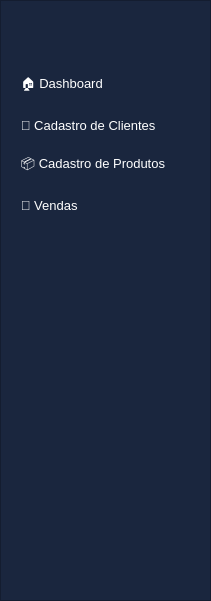
  <widget class="QFrame" name="menu_lateral">
   <property name="geometry">
    <rect>
     <x>0</x>
     <y>0</y>
     <width>211</width>
     <height>601</height>
    </rect>
   </property>
   <property name="styleSheet">
    <string notr="true">background-color:#1A263E;</string>
   </property>
   <property name="frameShape">
    <enum>QFrame::StyledPanel</enum>
   </property>
   <property name="frameShadow">
    <enum>QFrame::Raised</enum>
   </property>
   <widget class="QPushButton" name="cadastro_cliente">
    <property name="geometry">
     <rect>
      <x>0</x>
      <y>110</y>
      <width>211</width>
      <height>31</height>
     </rect>
    </property>
    <property name="font">
     <font>
      <pointsize>10</pointsize>
     </font>
    </property>
    <property name="cursor">
     <cursorShape>PointingHandCursor</cursorShape>
    </property>
    <property name="styleSheet">
     <string notr="true">QPushButton {
    color: white;
    border: none;
    text-align: left;
    padding-left: 10px;
    background-color: transparent;
}

QPushButton:hover {
    background-color: #0048B9;
}</string>
    </property>
    <property name="text">
     <string>   👤 Cadastro de Clientes</string>
    </property>
   </widget>
   <widget class="QPushButton" name="button_home">
    <property name="geometry">
     <rect>
      <x>0</x>
      <y>70</y>
      <width>211</width>
      <height>31</height>
     </rect>
    </property>
    <property name="font">
     <font>
      <pointsize>10</pointsize>
     </font>
    </property>
    <property name="cursor">
     <cursorShape>PointingHandCursor</cursorShape>
    </property>
    <property name="styleSheet">
     <string notr="true">QPushButton {
    color: white;
    border: none;
    text-align: left;
    padding-left: 10px;
    background-color: transparent;
}

QPushButton:hover {
    background-color: #0048B9;
}</string>
    </property>
    <property name="text">
     <string>   🏠 Dashboard</string>
    </property>
   </widget>
   <widget class="QPushButton" name="cadastro_produto">
    <property name="geometry">
     <rect>
      <x>0</x>
      <y>150</y>
      <width>211</width>
      <height>31</height>
     </rect>
    </property>
    <property name="font">
     <font>
      <pointsize>10</pointsize>
     </font>
    </property>
    <property name="cursor">
     <cursorShape>PointingHandCursor</cursorShape>
    </property>
    <property name="styleSheet">
     <string notr="true">QPushButton {
    color: white;
    border: none;
    text-align: left;
    padding-left: 10px;
    background-color: transparent;
}

QPushButton:hover {
    background-color: #0048B9;
}</string>
    </property>
    <property name="text">
     <string>   📦 Cadastro de Produtos</string>
    </property>
   </widget>
   <widget class="QPushButton" name="cadastro_produto_vendas_2">
    <property name="geometry">
     <rect>
      <x>0</x>
      <y>180</y>
      <width>211</width>
      <height>31</height>
     </rect>
    </property>
    <property name="font">
     <font>
      <pointsize>10</pointsize>
     </font>
    </property>
    <property name="cursor">
     <cursorShape>PointingHandCursor</cursorShape>
    </property>
    <property name="styleSheet">
     <string notr="true">QPushButton {
    color: white;
    border: none;
    text-align: left;
    padding-left: 10px;
    background-color: transparent;
}

QPushButton:hover {
    background-color: #0048B9;
}</string>
    </property>
    <property name="text">
     <string/>
    </property>
   </widget>
   <widget class="QPushButton" name="cadastro_vendas">
    <property name="geometry">
     <rect>
      <x>0</x>
      <y>180</y>
      <width>211</width>
      <height>51</height>
     </rect>
    </property>
    <property name="font">
     <font>
      <pointsize>10</pointsize>
     </font>
    </property>
    <property name="cursor">
     <cursorShape>PointingHandCursor</cursorShape>
    </property>
    <property name="styleSheet">
     <string notr="true">QPushButton {
    color: white;
    border: none;
    text-align: left;
    padding-left: 10px;
    background-color: transparent;
}

QPushButton:hover {
    background-color: #0048B9;
}</string>
    </property>
    <property name="text">
     <string>   🛒 Vendas </string>
    </property>
   </widget>
  </widget>
